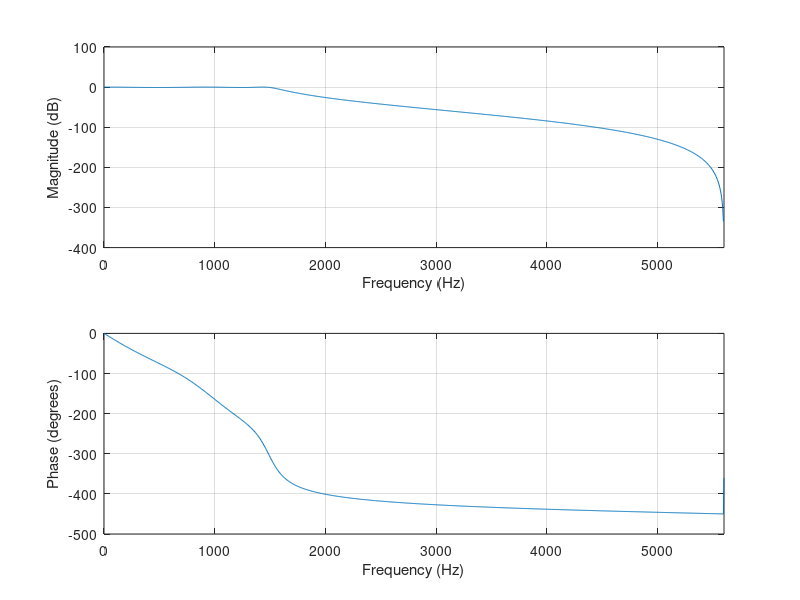
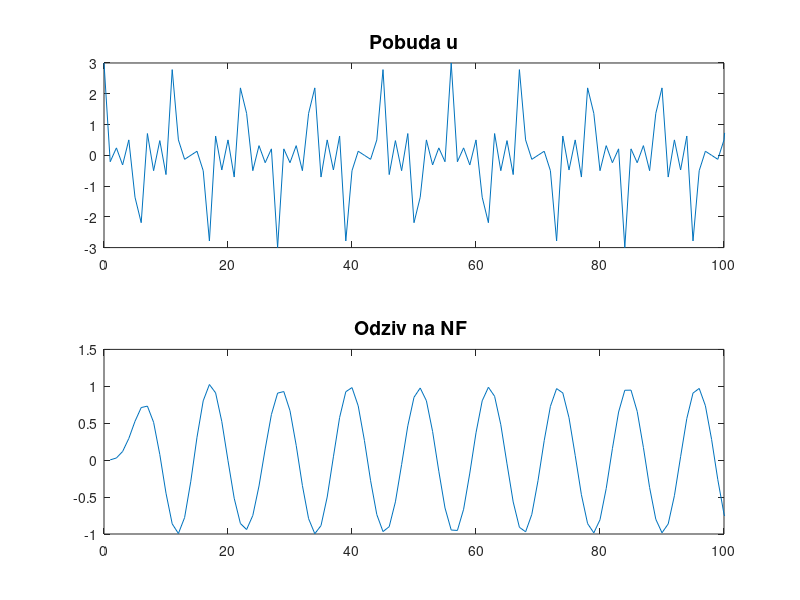

MATLAB code to generate these figures, in order:
%Ucestanost odabiranja u sistemu
clc
clear all
fsr = 11200;
%Specifikacija NF filtra
fp = 1500;
fs = 2500;
ap = 1;
as = 40;
%Odredjivanje minimalnog reda IIR filtra, Cebisevljeva aproksimacija prve vrste 
[n1, Wn1] = cheb1ord (fp/(fsr/2), fs/(fsr/2), ap, as);
%Projektovanje NF IIR filtra, Cebisevljeva aproksimacija prve vrste
[b1, a1] = cheby1 (n1, ap, Wn1, 'low')
%Crtanje amplitudskih i faznih karakteristika IIR filtara
freqz(b1,a1,1024,fsr);


n = 0:299;
u = cos(2*pi*1000/fsr*n) + cos(2*pi*3000/fsr*n)+ cos(2*pi*5000/fsr*n);

figure
subplot(2, 1, 1), plot(n, u), title ('Pobuda u', 'FontSize', 14);
xlim([0 100]);

y = filter(b1,a1,u);

subplot(2, 1, 2), plot(1:numel(y), y), title ('Odziv na NF ', 'FontSize', 14), xlim([0 100]);

u_sim = [n;u]';

%kaskadna forma

roots([0.0012 0.0059 0.0118 0.0118 0.0059 0.0012])
roots([1 -3.437 5.3772 -4.6437 2.1972 -0.456])
